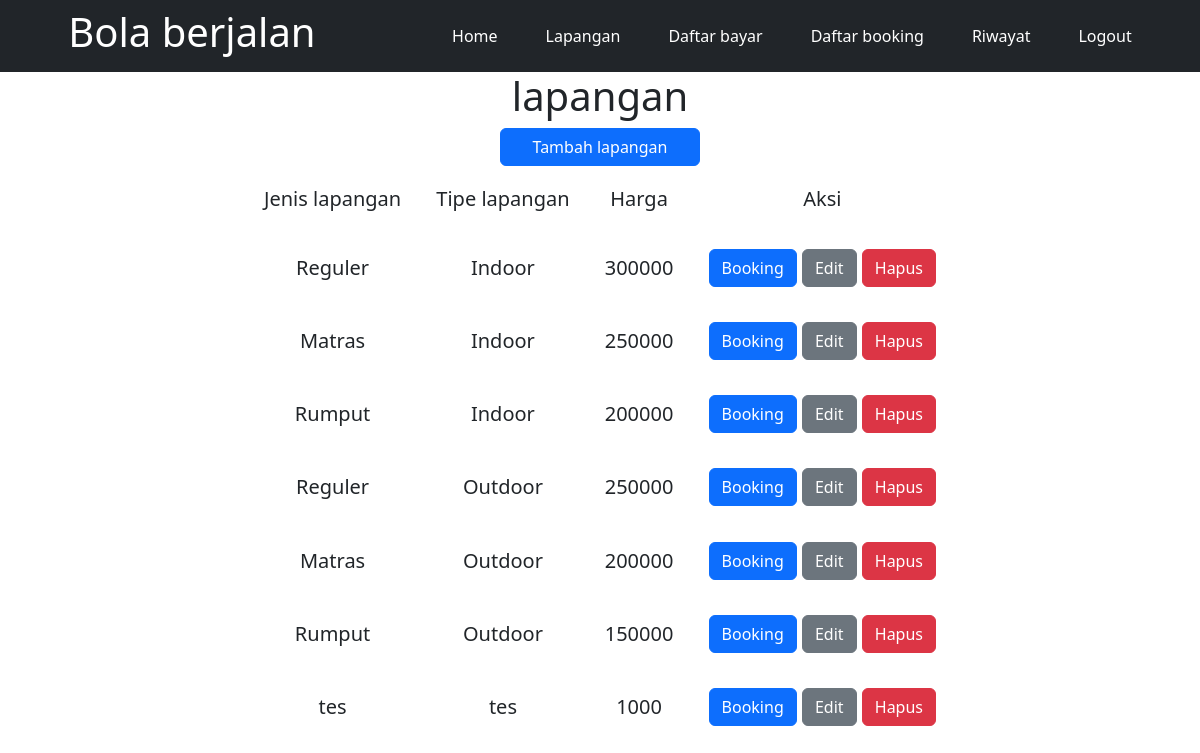
/lapangan.php (signed in), run on the app's committed database.
### tables this page shows
CREATE TABLE `lapangan` (
  `id` int NOT NULL,
  `jenis_lapangan` varchar(50) NOT NULL,
  `tipe_lapangan` varchar(50) NOT NULL,
  `harga` int NOT NULL
);

### src/global.php (called while the page is built)
<?php
    $conn = mysqli_connect('localhost', 'root', '', 'matin_lapangan');
    function fetch($query){
        global $conn;
        $datas = [];
        $fetch = mysqli_query($conn, $query);
        while ($data = mysqli_fetch_assoc($fetch)) {
            $datas[] = $data;
        }
        return $datas;
    }
?>

### lapangan.php (the view, shortened to what this page needs)
<?php
require './src/global.php';
$query = fetch("SELECT * FROM lapangan");
?>
<!DOCTYPE html>
<html lang="en">
<head>
    <link rel="stylesheet" href="./src/css/bootstrap.min.css">
    <link rel="stylesheet" href="./src/global.css">
</head>
<body>
    <?php include './navbar.php'; ?>
    <h1 class="text-center">lapangan</h1>
    <span class="d-grid mx-auto col-2">
        <a href="tambahlapangan.php" class="w-fit btn btn-primary">Tambah lapangan</a>
    </span>
    <table class="mx-auto text-center">
        <thead>
            <tr>
                <td>Jenis lapangan</td>
                <td>Tipe lapangan</td>
                <td>Harga</td>
                <td>Aksi</td>
            </tr>
        </thead>
        <tbody>
            <?php foreach ($query as $row) : ?>
                <tr>
                    <td><?= $row['tipe_lapangan']; ?></td>
                    <td><?= $row['jenis_lapangan']; ?></td>
                    <td><?= $row['harga']; ?></td>
                    <td>
                        <a class="btn btn-primary" href="booking.php?id=<?= $row['id']; ?>">Booking</a>
                        <a class="btn btn-secondary" href="editlapangan.php?id=<?= $row['id']; ?>">Edit</a>
                        <a class="btn btn-danger" href="hapuslapangan.php?id=<?= $row['id']; ?>" onclick="return confirm('Yakin hapus lapangan?');">Hapus</a>
                    </td>
                </tr>
            <?php endforeach ?>
        </tbody>
    </table>
</body>
</html>

### src/global.css (style rules this page uses)
a { text-decoration: none; }
table, tr, td { padding: 1.1rem; font-size: 20px; }

### data on the page
lapangan: tipe_lapangan "Reguler", jenis_lapangan "Indoor", harga "300000"
lapangan: tipe_lapangan "Matras", jenis_lapangan "Indoor", harga "250000"
lapangan: tipe_lapangan "Rumput", jenis_lapangan "Indoor", harga "200000"
lapangan: tipe_lapangan "Reguler", jenis_lapangan "Outdoor", harga "250000"
lapangan: tipe_lapangan "Matras", jenis_lapangan "Outdoor", harga "200000"
lapangan: tipe_lapangan "Rumput", jenis_lapangan "Outdoor", harga "150000"
lapangan: tipe_lapangan "tes", jenis_lapangan "tes", harga "1000"
